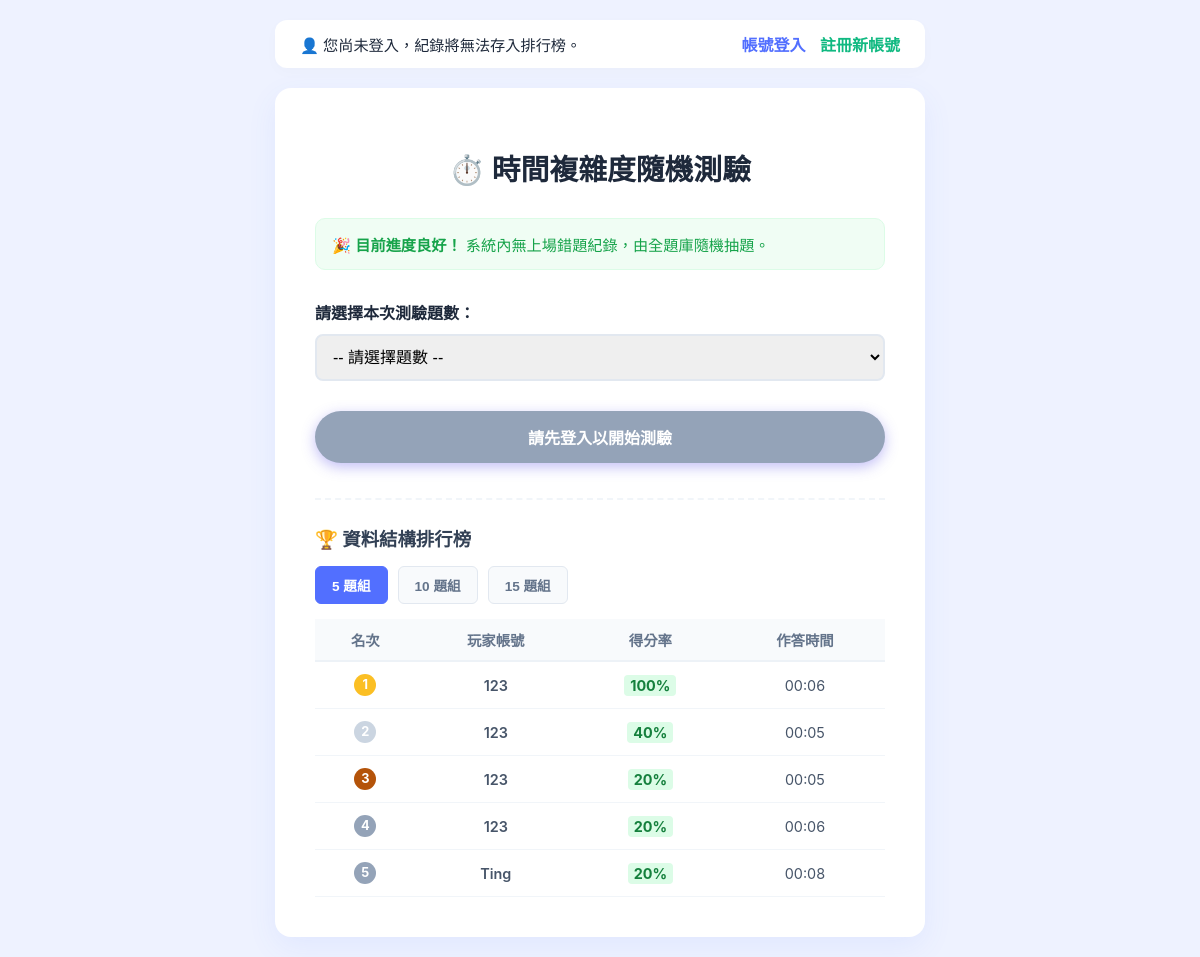
The page / on the database its author committed.
### quiz/models.py (models this page shows, shortened)
class QuizRecord(models.Model):
    user = models.ForeignKey(User, on_delete=models.CASCADE, related_name='quiz_records')
    total_questions = models.IntegerField(verbose_name="總題數")
    correct_count = models.IntegerField(verbose_name="答對題數")
    score_percent = models.IntegerField(verbose_name="得分率")
    duration = models.CharField(max_length=10, verbose_name="花費時間") # 儲存格式如 "02:15"
    created_at = models.DateTimeField(auto_now_add=True, verbose_name="作答時間")

### quiz/views.py (the view)
# urls.py: path('', views.index, name='index'),
def index(request):
    wrong_ids = request.session.get('wrong_question_ids', [])
    wrong_count = len(wrong_ids)
    my_history = []
    leaderboard_5 = []
    leaderboard_10 = []
    leaderboard_15 = []
    if request.user.is_authenticated:
        my_history = QuizRecord.objects.filter(user=request.user).order_by('-created_at')
    leaderboard_5 = QuizRecord.objects.filter(total_questions=5).order_by('-score_percent', 'duration')[:5]
    leaderboard_10 = QuizRecord.objects.filter(total_questions=10).order_by('-score_percent', 'duration')[:5]
    leaderboard_15 = QuizRecord.objects.filter(total_questions=15).order_by('-score_percent', 'duration')[:5]
    context = {
        'wrong_count': wrong_count,
        'my_history': my_history,
        'leaderboard_5': leaderboard_5,
        'leaderboard_10': leaderboard_10,
        'leaderboard_15': leaderboard_15,
    }
    return render(request, 'quiz/index.html', context)

### quiz/templates/quiz/index.html (shortened to what this page needs)
<!DOCTYPE html>
<html lang="zh-TW">
<head>
</head>
<body>
    <div class="navbar">
        <div class="user-status">
            {% if user.is_authenticated %}
                👤 目前登入：<strong>{{ user.username }}</strong>
            {% else %}
                👤 您尚未登入，紀錄將無法存入排行榜。
            {% endif %}
        </div>
        <div>
            {% if user.is_authenticated %}
                <a href="{% url 'logout' %}" class="auth-link" style="color: #ef4444;">登出系統</a>
            {% else %}
                <a href="{% url 'login' %}" class="auth-link">帳號登入</a>
                <a href="{% url 'register' %}" class="auth-link" style="color:#10b981;">註冊新帳號</a>
            {% endif %}
        </div>
    </div>
    <div class="start-box">
        <h1>⏱️ 時間複雜度隨機測驗</h1>
        {% if wrong_count > 0 %}
            <div class="status-alert status-wrong">
                ⚠️ <strong>偵測到單次錯題：</strong> 您上次有 {{ wrong_count }} 題未答對，本次將優先出現。
            </div>
        {% else %}
            <div class="status-alert status-clear">
                🎉 <strong>目前進度良好！</strong> 系統內無上場錯題紀錄，由全題庫隨機抽題。
            </div>
        {% endif %}
        <form action="{% url 'quiz_home' %}" method="GET">
            <div class="form-group">
                <label for="num_questions">請選擇本次測驗題數：</label>
                <select name="num" id="num_questions" required>
                    <option value="" disabled selected>-- 請選擇題數 --</option>
                </select>
            </div>
            {% if user.is_authenticated %}
                <button type="submit" class="start-btn">開始測驗</button>
            {% else %}
                <button type="button" class="start-btn" style="background: #94a3b8; cursor: not-allowed;" onclick="alert('請先在右上方登入或註冊帳號，才能開始測驗與上榜喔！')">請先登入以開始測驗</button>
            {% endif %}
        </form>
        <div class="dashboard-section">
            <div class="section-title">🏆 資料結構排行榜</div>
            <div class="tab-group">
                <button class="tab-btn active" onclick="switchTab('tab5')">5 題組</button>
                <button class="tab-btn" onclick="switchTab('tab10')">10 題組</button>
                <button class="tab-btn" onclick="switchTab('tab15')">15 題組</button>
            </div>
            <div id="tab5" class="leaderboard-content active">
                {% if leaderboard_5 %}
                    <table class="styled-table">
                        <thead><tr><th>名次</th><th>玩家帳號</th><th>得分率</th><th>作答時間</th></tr></thead>
                        <tbody>
                            {% for r in leaderboard_5 %}
                            <tr>
                                <td><span class="badge-rank rank-{{ forloop.counter }}">{{ forloop.counter }}</span></td>
                                <td style="font-weight:600;">{{ r.user.username }}</td>
                                <td><span class="badge-perfect">{{ r.score_percent }}%</span></td>
                                <td>{{ r.duration }}</td>
                            </tr>
                            {% endfor %}
                        </tbody>
                    </table>
                {% else %} <div class="no-data">5 題組目前空空如也，快來搶佔沙發！</div> {% endif %}
            </div>
        </div>
    </div>
</body>
</html>

### quiz/templates/quiz/index.html (style rules this page uses)
:root { --primary-color: #526fff; --bg-color: #eef2ff; --text-main: #1e293b; --border-color: #e2e8f0; }
body { font-family: -apple-system, BlinkMacSystemFont, sans-serif; background-color: var(--bg-color); color: var(--text-main); margin: 0; padding: 20px; display: flex; flex-direction: column; align-items: center; min-height: 100vh; }
.navbar { width: 100%; max-width: 650px; display: flex; justify-content: space-between; align-items: center; background: #ffffff; padding: 12px 25px; border-radius: 12px; margin-bottom: 20px; box-shadow: 0 4px 15px rgba(0,0,0,0.02); box-sizing: border-box; }
.user-status { font-weight: 500; font-size: 0.95rem; }
.auth-link { color: var(--primary-color); text-decoration: none; font-weight: 600; margin-left: 10px; }
.start-box { width: 100%; max-width: 650px; background: #ffffff; padding: 40px; border-radius: 16px; box-shadow: 0 10px 30px rgba(82, 111, 255, 0.08); text-align: center; box-sizing: border-box; }
h1 { margin-bottom: 30px; font-size: 1.8rem; }
.status-alert { padding: 14px 16px; border-radius: 10px; font-size: 0.95rem; margin-bottom: 30px; text-align: left; }
.status-clear { background-color: #f0fdf4; color: #16a34a; border: 1px solid #dcfce7; }
.form-group { margin-bottom: 30px; text-align: left; }
label { font-weight: 600; display: block; margin-bottom: 10px; }
select { width: 100%; padding: 12px; font-size: 1rem; border: 2px solid var(--border-color); border-radius: 8px; cursor: pointer; }
.start-btn { display: block; width: 100%; padding: 14px; font-size: 16px; font-weight: 600; color: white; background: linear-gradient(135deg, #6366f1 0%, #4f46e5 100%); border: none; border-radius: 50px; cursor: pointer; box-shadow: 0 4px 14px rgba(79, 70, 229, 0.35); margin-bottom: 35px; }
.dashboard-section { border-top: 2px dashed #f1f5f9; padding-top: 25px; margin-top: 25px; text-align: left; }
.section-title { font-size: 1.15rem; font-weight: 700; color: #334155; margin-bottom: 15px; display: flex; align-items: center; gap: 6px; }
.tab-group { display: flex; gap: 10px; margin-bottom: 15px; }
.tab-btn { padding: 8px 16px; font-size: 0.85rem; font-weight: 600; border-radius: 6px; border: 1px solid var(--border-color); background: #f8fafc; cursor: pointer; color: #64748b; transition: all 0.2s; }
.tab-btn.active { background: var(--primary-color); color: white; border-color: var(--primary-color); }
.leaderboard-content { display: none; }
.leaderboard-content.active { display: block; }
.styled-table { width: 100%; border-collapse: collapse; font-size: 0.9rem; }
.styled-table th { background-color: #f8fafc; color: #64748b; font-weight: 600; padding: 10px; border-bottom: 2px solid #edf2f7; text-align: center; }
.styled-table td { padding: 12px 10px; border-bottom: 1px solid #f1f5f9; text-align: center; color: #475569; }
.badge-rank { display: inline-block; width: 22px; height: 22px; line-height: 22px; border-radius: 50%; font-weight: bold; font-size: 0.8rem; color: white; background: #94a3b8; }
.rank-1 { background: #fbbf24; }
.rank-2 { background: #cbd5e1; }
.rank-3 { background: #b45309; }
.badge-perfect { background-color: #dcfce7; color: #15803d; padding: 2px 6px; border-radius: 4px; font-weight: bold; }

### rows shown on the page
QuizRecord: user.username "123", score_percent "100", duration "00:06"
QuizRecord: user.username "123", score_percent "40", duration "00:05"
QuizRecord: user.username "123", score_percent "20", duration "00:05"
QuizRecord: user.username "123", score_percent "20", duration "00:06"
QuizRecord: user.username "Ting", score_percent "20", duration "00:08"
